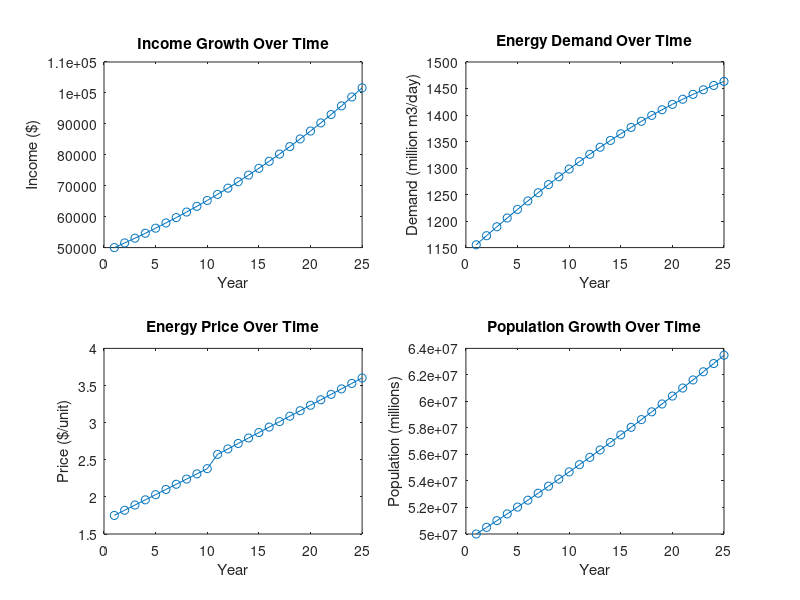

Recreate this plot in MATLAB.
%% ---------------- Energy Demand and Price Forecasting Model ----------------

% Initial values
years = 25;              % Number of years for simulation
income0 = 50000;         % Average household income in $
base_price0 = 3.5;       % Initial natural gas price ($/unit)
demand0 = 700;           % Initial demand (million m3/day or energy unit)
HDD0 = 3000;             % Initial Heating Degree Days (HDD)
pop0 = 50e6;             % Initial population (50 million)
subsidy_rate = 0.5;      % Initial subsidy rate (50%)
subsidy_removal_rate = 0.02;  % 2% annual subsidy removal rate
inflation_rate_nominal = 0.03;  % Nominal inflation rate
demand_growth_baseline = 0.02;  % Baseline demand growth rate
tech_innovation_factor = 0.01;  % Energy efficiency improvement factor
carbon_tax_rate = 0.05;  % Carbon tax applied after year 10

% Population parameters
pop_growth = 0.01;       % Population growth rate (1% per year)

% Price elasticity parameters (income-sensitive, low and high income)
low_income_share = 0.3;  % 30% of population is low-income
high_income_share = 0.7; % 70% of population is high-income
price_elasticity_low = -0.6;
price_elasticity_high = -0.3;

% Heating Degree Days (HDD) parameters
HDD_change = 0.01;  % Annual change in HDD due to climate change

% Behavioral factors
insulation_improve = 0.01;  % 1% increase in insulation efficiency annually
appliance_efficiency_improve = 0.015;  % 1.5% improvement in appliances annually
behavioral_change_factor = 0.005;  % 0.5% demand reduction per year due to behavioral changes

% Arrays to store results
income_arr = zeros(years, 1);
demand_arr = zeros(years, 1);
price_arr = zeros(years, 1);
pop_arr = zeros(years, 1);
HDD_arr = zeros(years, 1);

% ---------------- Yearly Simulation ----------------
for y = 1:years
    % Update population based on growth
    population = pop0 * (1 + pop_growth)^(y - 1);

    % Apply inflation to income
    income = income0 * (1 + inflation_rate_nominal)^(y - 1);

    % Adjust demand based on subsidy reform and energy efficiency improvements
    base_price = base_price0 * (1 - subsidy_rate);  % Adjust price for subsidies
    subsidy_rate = max(subsidy_rate - subsidy_removal_rate, 0);  % Gradually remove subsidy
    
    % Apply energy efficiency improvements for insulation and appliances
    insulation_improvement = 1 + insulation_improve * y;  % Insulation improves each year
    appliance_efficiency = 1 + appliance_efficiency_improve * y;  % Appliance efficiency improves each year
    total_efficiency = insulation_improvement * appliance_efficiency;
    
    % Apply population segmentation (low vs. high income)
    demand_low_income = demand0 * low_income_share;  % 30% of total demand from low-income households
    demand_high_income = demand0 * high_income_share;  % 70% from high-income households

    % Apply price elasticity to each group
    demand_low_income = demand_low_income * (1 + price_elasticity_low * (base_price / base_price0));
    demand_high_income = demand_high_income * (1 + price_elasticity_high * (base_price / base_price0));

    % Total demand for the year
    demand = demand_low_income + demand_high_income;
    
    % Apply behavioral change (smart homes, energy conservation)
    demand = demand * (1 - behavioral_change_factor * y);
    
    % Apply changes in heating degree days (climate effect)
    HDD = HDD0 * (1 + HDD_change * y);

    % Adjust demand based on heating needs and efficiency improvements
    demand = demand * (1 + HDD / HDD0);  % Increase demand if HDD increases (colder weather)

    % Apply technological improvements to demand (energy efficiency)
    demand = demand * total_efficiency;

    % Apply carbon tax after year 10
    if y > 10
        base_price = base_price * (1 + carbon_tax_rate);  % Increase price due to carbon tax
    end
    
    % Store the results for the current year
    income_arr(y) = income;
    demand_arr(y) = demand;
    price_arr(y) = base_price;
    pop_arr(y) = population;
    HDD_arr(y) = HDD;
    
end

% ---------------- Results Visualization ----------------
figure;
subplot(2, 2, 1);
plot(1:years, income_arr, '-o');
title('Income Growth Over Time');
xlabel('Year');
ylabel('Income ($)');

subplot(2, 2, 2);
plot(1:years, demand_arr, '-o');
title('Energy Demand Over Time');
xlabel('Year');
ylabel('Demand (million m3/day)');

subplot(2, 2, 3);
plot(1:years, price_arr, '-o');
title('Energy Price Over Time');
xlabel('Year');
ylabel('Price ($/unit)');

subplot(2, 2, 4);
plot(1:years, pop_arr, '-o');
title('Population Growth Over Time');
xlabel('Year');
ylabel('Population (millions)');

%% ---------------- End of Simulation ----------------
